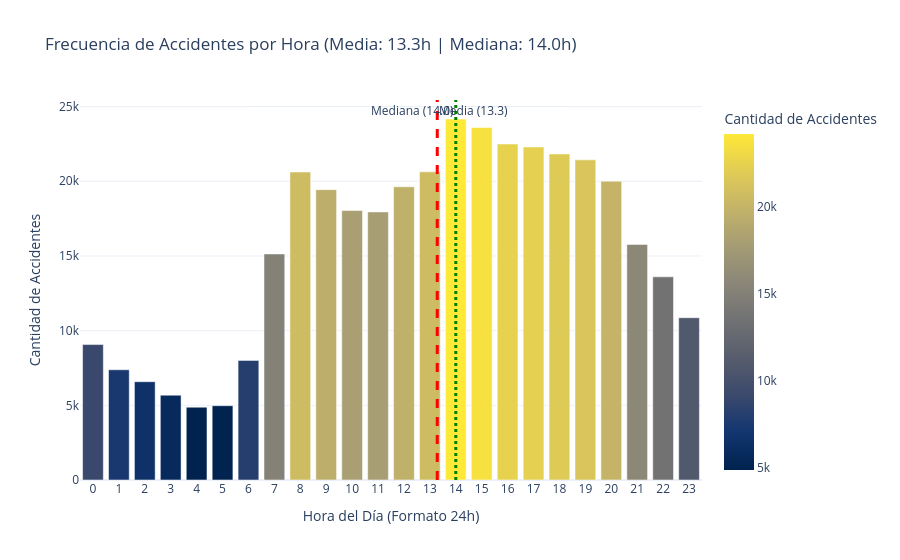

Notebook code cell kept with this figure:
### Code cell
# Horas con más accidentes (Gráfico de Barras)
# Cálculo de las horas (media y mediana)
hora_media = df['ID_HORA'].mean()
hora_mediana = df['ID_HORA'].median()
df_horas = df['ID_HORA'].value_counts().reset_index()
df_horas.columns = ['Hora', 'Cantidad de Accidentes']
df_horas = df_horas.sort_values(by='Hora')

fig_hora = px.bar(df_horas, x='Hora', y='Cantidad de Accidentes',
                  title=f'Frecuencia de Accidentes por Hora (Media: {hora_media:.1f}h | Mediana: {hora_mediana:.1f}h)',
                  labels={'Hora': 'Hora del Día (Formato 24h)'},
                  color='Cantidad de Accidentes', color_continuous_scale='Cividis')

# Añadir línea de la Media (Promedio)
fig_hora.add_vline(x=hora_media, line_width=3, line_dash="dash", line_color="red",
                   annotation_text=f"Media ({hora_media:.1f})", annotation_position="top right")

# Añadir línea de la Mediana
fig_hora.add_vline(x=hora_mediana, line_width=3, line_dash="dot", line_color="green",
                   annotation_text=f"Mediana ({hora_mediana:.1f})", annotation_position="top left")

fig_hora.update_layout(xaxis=dict(tickmode='linear', tick0=0, dtick=1), template='plotly_white')
fig_hora.show()

### Figure 1 — Plotly figure (JSON) as saved in the notebook; plotly's stock layout.template omitted (floating-point values rounded to 4 significant figures)
{"data": [{"hovertemplate": "Hora del Día (Formato 24h)=%{x}<br>Cantidad de Accidentes=%{marker.color}<extra></extra>", "legendgroup": "", "marker": {"color": [9068, 7380, 6582, 5678, 4875, 4973, 8008, 15134, 20619, 19438, 18039, 17949, 19630, 20633, 24169, 23604, 22494, 22295, 21832, 21433, 20007, 15769, 13602, 10867], "coloraxis": "coloraxis", "pattern": {"shape": ""}}, "name": "", "orientation": "v", "showlegend": false, "textposition": "auto", "type": "bar", "x": [0, 1, 2, 3, 4, 5, 6, 7, 8, 9, 10, 11, 12, 13, 14, 15, 16, 17, 18, 19, 20, 21, 22, 23], "xaxis": "x", "y": [9068, 7380, 6582, 5678, 4875, 4973, 8008, 15134, 20619, 19438, 18039, 17949, 19630, 20633, 24169, 23604, 22494, 22295, 21832, 21433, 20007, 15769, 13602, 10867], "yaxis": "y"}], "layout": {"annotations": [{"showarrow": false, "text": "Media (13.3)", "x": 13.28, "xanchor": "left", "xref": "x", "y": 1, "yanchor": "top", "yref": "y domain"}, {"showarrow": false, "text": "Mediana (14.0)", "x": 14, "xanchor": "right", "xref": "x", "y": 1, "yanchor": "top", "yref": "y domain"}], "barmode": "relative", "coloraxis": {"autocolorscale": false, "colorbar": {"title": {"text": "Cantidad de Accidentes"}}, "colorscale": [[0, "#00224e"], [0.1111, "#123570"], [0.2222, "#3b496c"], [0.3333, "#575d6d"], [0.4444, "#707173"], [0.5556, "#8a8678"], [0.6667, "#a59c74"], [0.7778, "#c3b369"], [0.8889, "#e1cc55"], [1, "#fee838"]]}, "legend": {"tracegroupgap": 0}, "shapes": [{"line": {"color": "red", "dash": "dash", "width": 3}, "type": "line", "x0": 13.28, "x1": 13.28, "xref": "x", "y0": 0, "y1": 1, "yref": "y domain"}, {"line": {"color": "green", "dash": "dot", "width": 3}, "type": "line", "x0": 14, "x1": 14, "xref": "x", "y0": 0, "y1": 1, "yref": "y domain"}], "title": {"text": "Frecuencia de Accidentes por Hora (Media: 13.3h | Mediana: 14.0h)"}, "xaxis": {"anchor": "y", "domain": [0, 1], "dtick": 1, "tick0": 0, "tickmode": "linear", "title": {"text": "Hora del Día (Formato 24h)"}}, "yaxis": {"anchor": "x", "domain": [0, 1], "title": {"text": "Cantidad de Accidentes"}}}}
